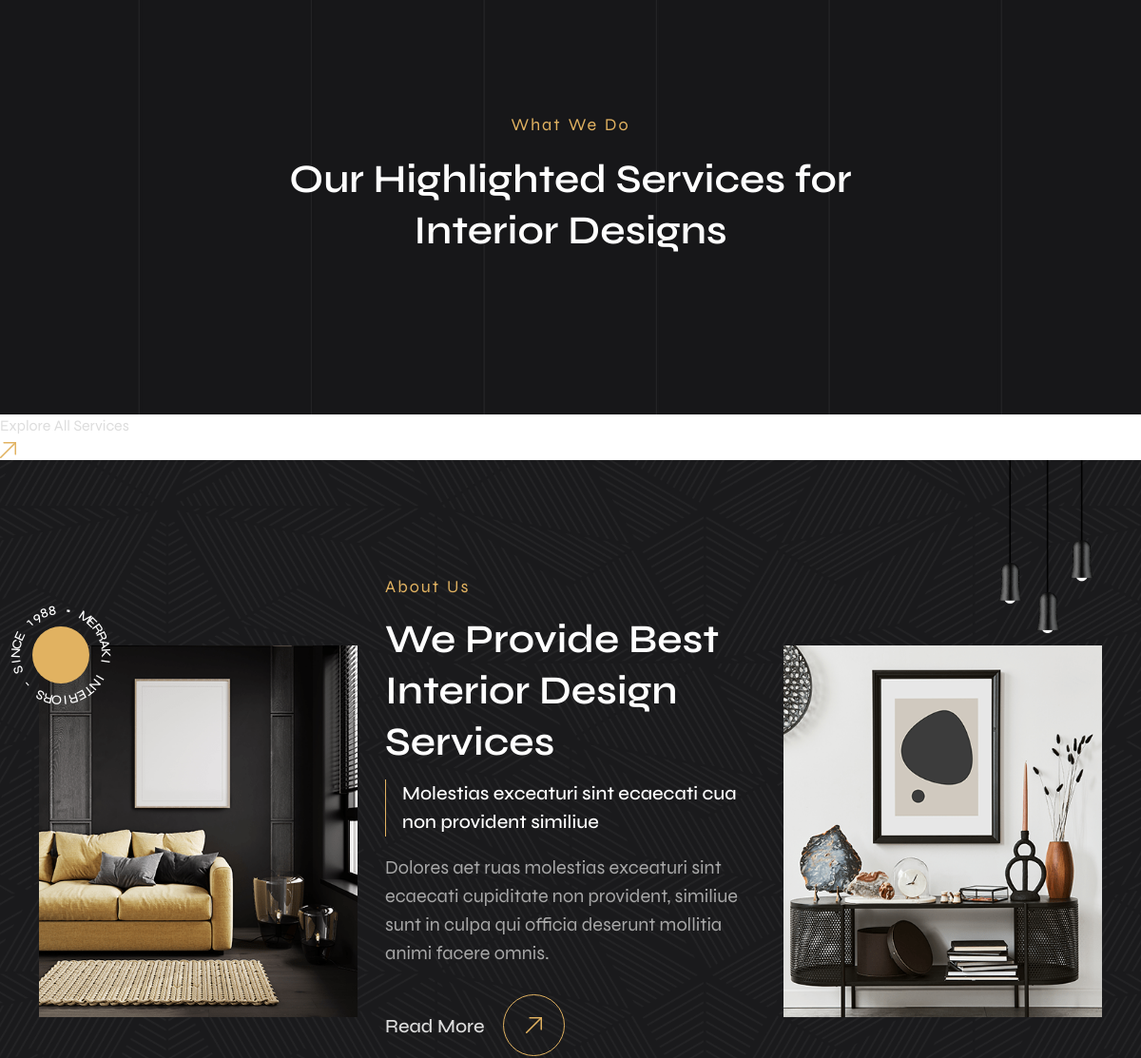
Page /home.php (middle part) on the earlier database version.
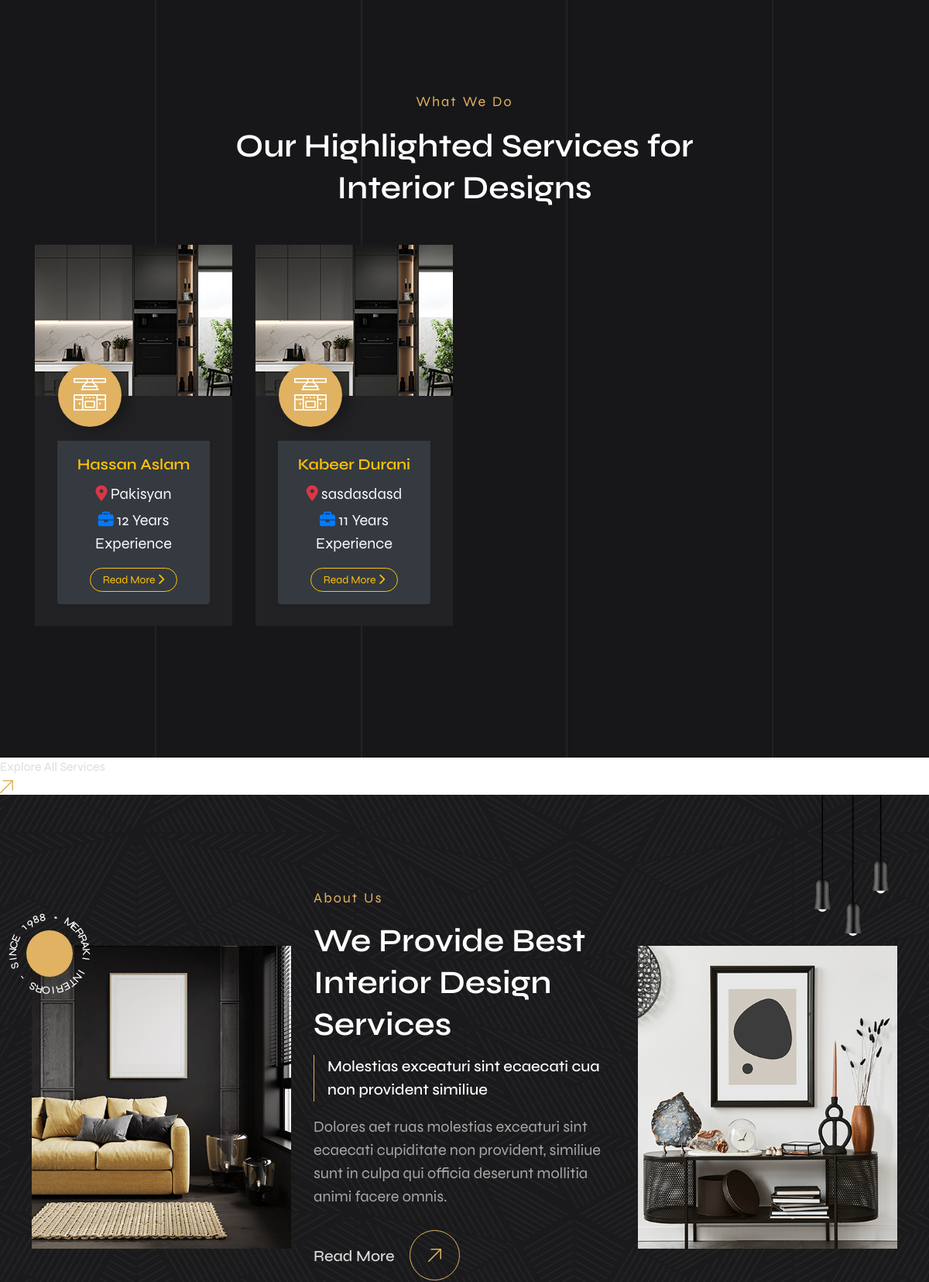
Same page on the later database version.
### tables this page shows
CREATE TABLE `interioirdesigner` (
  `Designer_id` int(11) NOT NULL,
  `firstname` varchar(50) NOT NULL,
  `lastname` varchar(50) NOT NULL,
  `contactnumber` int(30) NOT NULL,
  `address` varchar(200) NOT NULL,
  `yearofexperience` int(60) NOT NULL,
  `specialization` varchar(100) NOT NULL,
  `portfolio` varchar(200) NOT NULL
);

### home.php (the view, shortened to what this page needs)
<?php
include('php/dbcon.php');
include('components/header.php');
?>
<section class="service-section">
    <div class="container">
        <div class="row">
            <div class="col-12">
                <div class="service_content" data-aos="fade-right">
                    <h6>What We Do</h6>
                    <h2>Our Highlighted Services for Interior Designs</h2>
                </div>
            </div>
        </div>
        <div class="row">
            <?php
            $stmt = $pdo->query("SELECT Designer_id, firstname, lastname, address, yearofexperience FROM interioirdesigner");
            $designers = $stmt->fetchAll(PDO::FETCH_ASSOC);
            foreach ($designers as $designer) { ?>
                <div class="col-lg-3 col-md-6 col-sm-6 col-12">
                    <div class="box-content">
                        <div class="upper_portion">
                            <figure class="image mb-0">
                                <img src="assets/images/service-image1.jpg" class="article_img" alt="">
                            </figure>
                            <div class="image_content">
                                <figure class="mb-0 service-icon">
                                    <img src="assets/images/service-icon1.png" alt="" class="img-fluid">
                                </figure>
                            </div>
                        </div>
                        <div class="lower_portion_wrapper">
    <div class="lower_portion text-center p-3 bg-dark rounded-bottom shadow-sm">
        <h5 class="mb-2 text-warning fw-bold">
            <?= htmlspecialchars($designer['firstname'] . " " . $designer['lastname']) ?>
        </h5>
        <p class="text-light mb-1">
            <i class="fa-solid fa-location-dot text-danger me-1"></i>
            <?= htmlspecialchars($designer['address']) ?>
        </p>
        <p class="text-light mb-3">
            <i class="fa-solid fa-briefcase text-primary me-1"></i>
            <?= htmlspecialchars($designer['yearofexperience']) ?> Years Experience
        </p>
       <a class="btn btn-outline-warning btn-sm px-3 py-1 rounded-pill"
   href="booking.php?id=<?= $designer['Designer_id'] ?>">
    Read More <i class="fa-solid fa-chevron-right ms-1"></i>
</a>
    </div>
</div>
                    </div>
                </div>
            <?php } ?>
        </div>
    </div>
</section>
        <div class="explore-button">
            <a class="explore text-decoration-none" href="service.html">Explore All Services</a>
            <a class="image-button text-decoration-none" href="service.html">
                <figure class="arrow mb-0">
                    <img src="assets/images/arrow.png" alt="" class="img-fluid">
                </figure>
            </a>
        </div>
<section class="about-section">
    <figure class="light-image mb-0">
        <img src="assets/images/top-lightimage.png" alt="" class="img-fluid">
    </figure>
    <div class="container">
        <div class="row">
            <div class="col-lg-4 col-md-6 col-sm-6 col-12 order-md-1 order-2">
                <div class="about_wrapper">
                    <figure class="about-image1 mb-0" data-aos="fade-up">
                        <img src="assets/images/about-image1.png" alt="" class="img-fluid">
                    </figure>
                    <div class="badge c-black" id="badge">
                        <span class="badge__char"> </span>
                        <span class="badge__char badge__char1">.</span>
                        <span class="badge__char"> </span>
                        <span class="badge__char">M</span>
                        <span class="badge__char">E</span>
                        <span class="badge__char">R</span>
                        <span class="badge__char">R</span>
                        <span class="badge__char">A</span>
                        <span class="badge__char">K</span>
                        <span class="badge__char">I</span>
                        <span class="badge__char"> </span>
                        <span class="badge__char">I</span>
                        <span class="badge__char">N</span>
                        <span class="badge__char">T</span>
                        <span class="badge__char">E</span>
                        <span class="badge__char">R</span>
                        <span class="badge__char">I</span>
                        <span class="badge__char">O</span>
                        <span class="badge__char">R</span>
                        <span class="badge__char">S</span>
                        <span class="badge__char"> </span>
                        <span class="badge__char">-</span>
                        <span class="badge__char"> </span>
                        <span class="badge__char">S</span>
                        <span class="badge__char">I</span>
                        <span class="badge__char">N</span>
                        <span class="badge__char">C</span>
                        <span class="badge__char">E</span>
                        <span class="badge__char"> </span>
                        <span class="badge__char">1</span>
                        <span class="badge__char">9</span>
                        <span class="badge__char">8</span>
                        <span class="badge__char">8</span>
                        <figure class="about-logoimage mb-0">
                        </figure>
                    </div>
                </div>
            </div>
            <div class="col-lg-4 col-md-6 col-sm-12 col-12 order-md-2 order-3">
                <div class="about_content" data-aos="fade-right">
                    <h6>About Us</h6>
                    <h2>We Provide Best Interior Design Services</h2>
                    <h5 class="text-white">Molestias exceaturi sint ecaecati cua non provident similiue</h5>
                    <p>Dolores aet ruas molestias exceaturi sint ecaecati cupiditate non provident, similiue sunt in culpa qui officia deserunt mollitia animi facere omnis.</p>
                    <div class="about-button">
                        <a class="read_more text-decoration-none" href="about.html">Read More</a>
                        <a class="image-button text-decoration-none" href="about.html">
                            <figure class="arrow mb-0">
                                <img src="assets/images/arrow.png" alt="" class="img-fluid">
                            </figure>
                        </a>
                    </div>
                </div>
            </div>
            <div class="col-lg-4 col-md-6 col-sm-6 col-12 order-md-3 order-2">
                <div class="about_wrapper">
                    <figure class="about-image2 mb-0" data-aos="fade-up">
                        <img src="assets/images/about-image2.png" alt="" class="img-fluid">
                    </figure>
                </div>
            </div>
        </div>
    </div>
</section>
<?php
include("components/footer.php");
?>

### components/header.php (shortened to what this page needs)
<!DOCTYPE html>
<html lang="zxx">
<head>
    <link href="assets/bootstrap/bootstrap.min.css" rel="stylesheet">
    <link rel="stylesheet" href="assets/js/bootstrap.min.js">
    <link rel="stylesheet" href="../../cdnjs.cloudflare.com/ajax/libs/font-awesome/6.1.1/css/all.min.css">
    <link href="assets/css/style.css" rel="stylesheet" type="text/css">
    <link href="assets/css/custom-style.css" rel="stylesheet" type="text/css">
    <link href="assets/css/special-classes.css" rel="stylesheet" type="text/css">
    <link href="assets/css/responsive.css" rel="stylesheet" type="text/css">
    <link rel="stylesheet" href="assets/css/owl.carousel.min.css">
    <link rel="stylesheet" href="assets/css/owl.theme.default.min.css">
    <link rel="stylesheet" href="../../cdnjs.cloudflare.com/ajax/libs/magnific-popup.js/1.1.0/magnific-popup.css">
    <link href="../../unpkg.com/aos%402.3.1/dist/aos.css" rel="stylesheet">
</head>
<body>
<link rel="stylesheet" href="https://cdnjs.cloudflare.com/ajax/libs/font-awesome/6.4.0/css/all.min.css">

### components/footer.php (shortened to what this page needs)
</body>
</html>

### assets/css/custom-style.css (style rules this page uses)
body { margin:0; padding:0; background: repeat-x top #fff; }

### assets/css/responsive.css (style rules this page uses)
@media screen and (max-width: 1440px) { h2 { font-size: 42px; line-height: 54px; } }
@media screen and (max-width: 1440px) { .service-section { padding: 120px 0; } }
@media screen and (max-width: 1440px) { .service-section .service_content h2 { padding: 0 200px; } }
@media screen and (max-width: 1440px) { .about-section { padding: 120px 0; } }
@media screen and (max-width: 1440px) { .about-section .light-image img { width: 100px; } }
@media screen and (max-width: 1440px) { .about-section .badge { top: 30px; left: -36px; --badge-size: 110px; } }
@media screen and (max-width: 1440px) { .about-section .about_wrapper .badge .about-logoimage { width: 60px; height: 60px; line-height: 55px; } }
@media screen and (max-width: 1440px) { .about-section .about_wrapper .about-image1 { top: 75px; left: -4px; } }
@media screen and (max-width: 1440px) { .about-section .about_wrapper .about-image2 { top: 75px; right: -4px; } }
@media screen and (max-width: 1440px) { .about-section .about_wrapper figure img { width: 335px; } }

Differences in the rows shown:
added interioirdesigner: firstname+lastname "Hassan Aslam", address "Pakisyan", yearofexperience "12"
added interioirdesigner: firstname+lastname "Kabeer Durani", address "sasdasdasd", yearofexperience "11"
